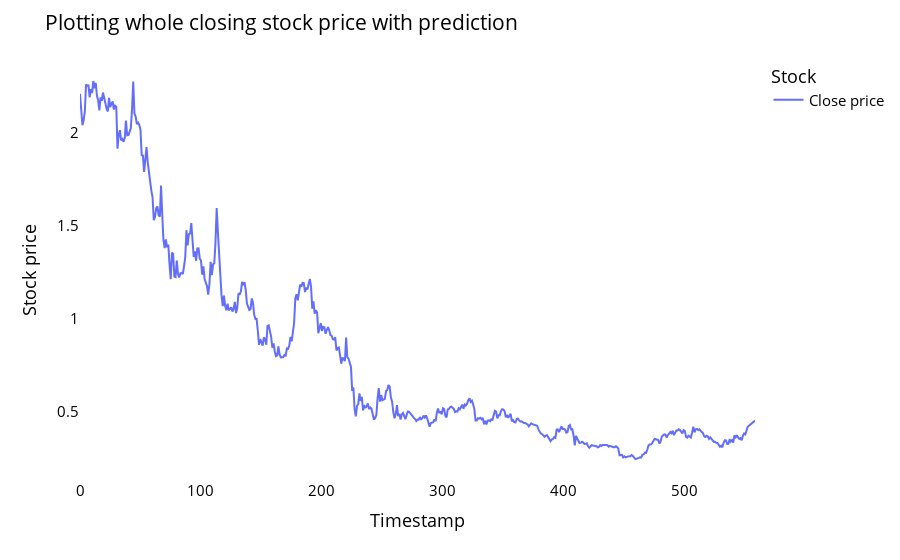

The cell this chart's notebook holds for it:
### Markdown cell above
- # Plotting entire Closing Stock Price with next 30 days period of prediction

### Code cell
lstmdf=closedf.tolist()
lstmdf.extend((np.array(lst_output).reshape(-1,1)).tolist())
lstmdf=scaler.inverse_transform(lstmdf).reshape(1,-1).tolist()[0]

names = cycle(['Close price'])

fig = px.line(lstmdf,labels={'value': 'Stock price','index': 'Timestamp'})
fig.update_layout(title_text='Plotting whole closing stock price with prediction',
                  plot_bgcolor='white', font_size=15, font_color='black',legend_title_text='Stock')

fig.for_each_trace(lambda t:  t.update(name = next(names)))

fig.update_xaxes(showgrid=False)
fig.update_yaxes(showgrid=False)
fig.show()

### Figure 1 — Plotly figure (JSON) as saved in the notebook; plotly's stock layout.template omitted (floating-point values rounded to 4 significant figures; data arrays with more than 128 entries replaced by an {"elided": "..."} marker saying what was removed)
{"data": [{"hovertemplate": "variable=0<br>Timestamp=%{x}<br>Stock price=%{y}<extra></extra>", "legendgroup": "0", "line": {"color": "#636efa", "dash": "solid"}, "marker": {"symbol": "circle"}, "mode": "lines", "name": "Close price", "orientation": "v", "showlegend": true, "type": "scatter", "x": {"elided": "559 int values"}, "xaxis": "x", "y": {"elided": "559 float values"}, "yaxis": "y"}], "layout": {"font": {"color": "black", "size": 15}, "legend": {"title": {"text": "Stock"}, "tracegroupgap": 0}, "margin": {"t": 60}, "plot_bgcolor": "white", "title": {"text": "Plotting whole closing stock price with prediction"}, "xaxis": {"anchor": "y", "domain": [0, 1], "showgrid": false, "title": {"text": "Timestamp"}}, "yaxis": {"anchor": "x", "domain": [0, 1], "showgrid": false, "title": {"text": "Stock price"}}}}
